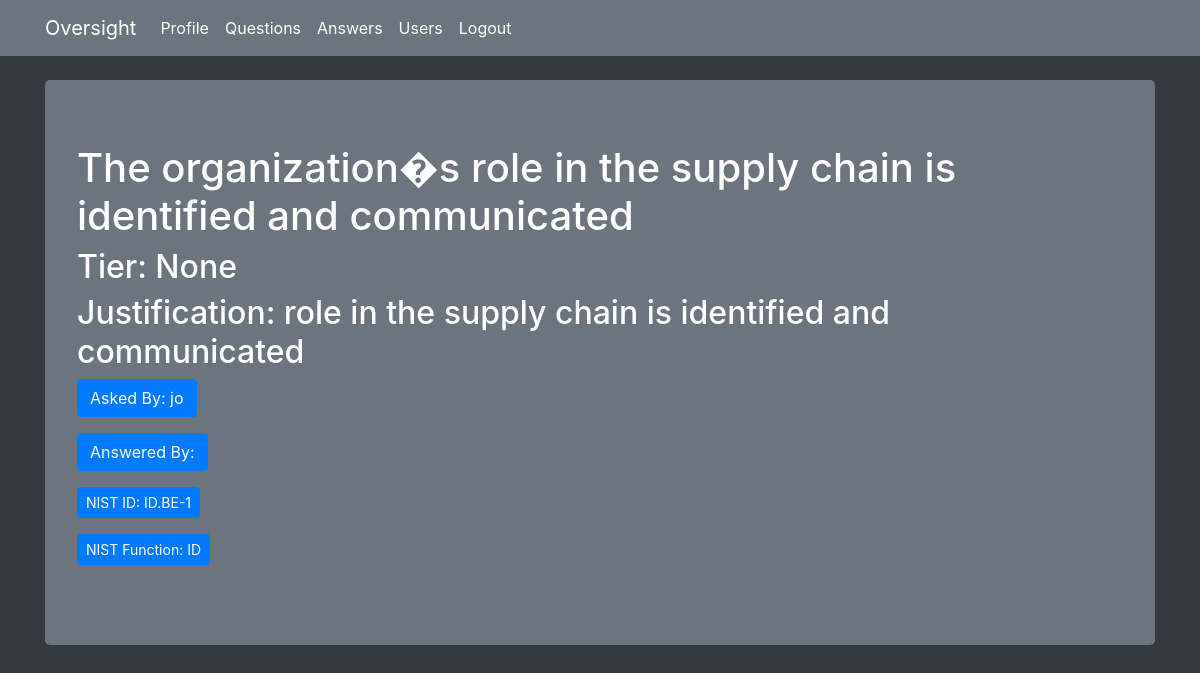
Page /question/7 (signed in) on the committed database.
### flaskqa/models.py (models this page shows, shortened)
class Question(db.Model):
    id = db.Column(db.Integer, primary_key=True)
    question = db.Column(db.Integer)
    answer = db.Column(db.Integer)
    asked_by_id = db.Column(db.Integer, db.ForeignKey('user.id'))
    expert_id = db.Column(db.Integer, db.ForeignKey('user.id'))
    nist_id = db.Column(db.String)
    nist_function = db.Column(db.String)
    nist_subcategory = db.Column(db.String)
    justification = db.Column(db.Text)

class User(UserMixin, db.Model):
    id = db.Column(db.Integer, primary_key=True)
    name = db.Column(db.String(50))
    password = db.Column(db.String(100))
    expert = db.Column(db.Boolean)
    admin = db.Column(db.Boolean)
    questions_asked = db.relationship(
        'Question',
        foreign_keys='Question.asked_by_id',
        backref='asker',
        lazy=True
    )
    answers_requested = db.relationship(
        'Question',
        foreign_keys='Question.expert_id',
        backref='expert',
        lazy=True
    )
    @property
    def unhashed_password(self):
        raise AttributeError('Cannot view unhashed password!')

### flaskqa/routes/main.py (the view)
@main.route('/question/<int:question_id>', methods=['GET', 'POST'])
@login_required
def question(question_id):
    if not current_user.expert:
        return redirect(url_for('main.index'))
    question = Question.query.get_or_404(question_id)
    if request.method == 'POST':
        question.answer = request.form['answer']
        db.session.commit()
        return redirect(url_for('main.unanswered'))
    context = {
        'question' : question
    }
    return render_template('question.html', **context)

### flaskqa/__init__.py (called while the page is built)
def create_app(config_file='settings.py'):
    app = Flask(__name__)
    app.config.from_pyfile(config_file)
    app.secret_key = b'\x10\x06@.\xcb\xac\xdb\xa7\xe8\x8d\xedi\x80O\ta.\xcc\x8a\x03&\x10C&'
    db.init_app(app)
    login_manager.init_app(app)
    login_manager.login_view = 'auth.login'
    @login_manager.user_loader
    def user_loader(user_id):
        return User.query.get(user_id)
    app.register_blueprint(main)
    app.register_blueprint(auth)
    app.cli.add_command(create_tables)
    return app

### flaskqa/templates/question.html (shortened to what this page needs)
{% extends 'base.html' %}
{% block content %}
<div class="jumbotron bg-secondary text-white">
        <h1>{{ question.question }}</h1>
        <h2>Tier: {{ question.answer }}</h2>
        <h2>Justification: {{ question.justification }}</h2>
        <p><a class="btn btn-primary btn-md">Asked By: {{ question.asker.name }}</a></p>
        <p><a class="btn btn-primary btn-md">Answered By: {{ question.expert.name }}</a></p>
        <p><a class="btn btn-primary btn-sm">NIST ID: {{ question.nist_id }}</a></p>
        <p><a class="btn btn-primary btn-sm">NIST Function: {{ question.nist_function }}</a></p>
      </div>
{% endblock %}

### rows in the picture
Question: question "The organization�s role in the supply chain is identified and communicated", answer "None", justification "role in the supply chain is identified and communicated", nist_id "ID.BE-1", nist_function "ID"
User: asker.name "jo"
